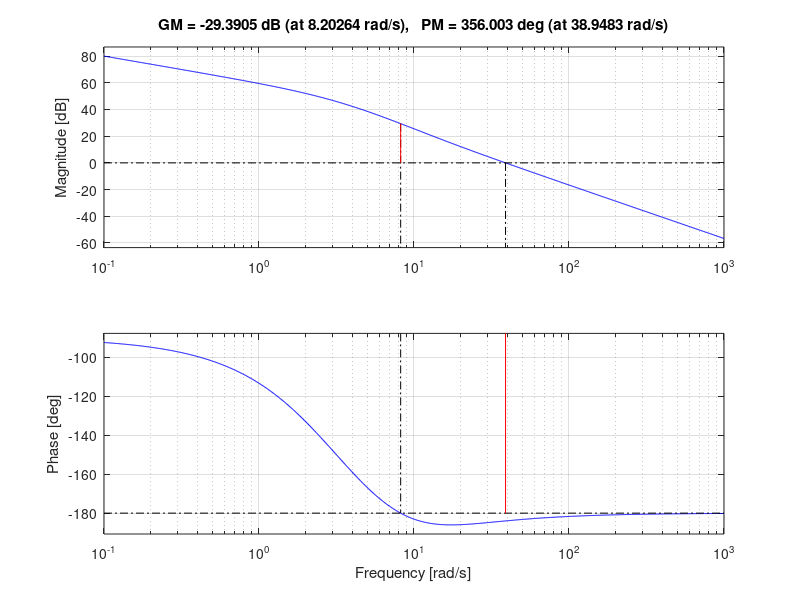
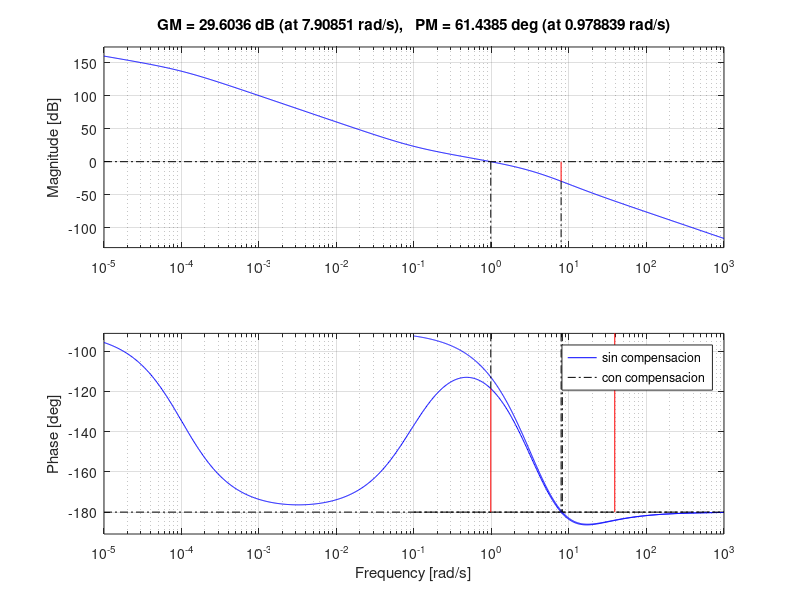

Here is the MATLAB script that generated these plots, in order:
clear all, close all, clc

s=tf('s');

num=(s+10)*(s+11);
den=s*(s+3)*(s+6)*(s+9);

kc=1000*3*6*9/10/11

G=num/den;

OS=10;

psi=log(100/OS)/sqrt(pi^2+log(100/OS)^2);

MFd=100*psi

LA1=kc*G;

figure, margin(LA1)

%%  compensador en atraso

Phi=(MFd+7)-180

wcg=0.977 %1.15 %de la grafica

A=-59.7 % negativo curva debe bajar

alpha=10^(A/20)

T=10/alpha/wcg

K=kc*(alpha*T*s+1)/(T*s+1)

LA=K*G;
LC=feedback(LA,1);
damp(LC)

figure, margin(LA1)
hold on
margin(LA)
legend('sin compensacion','con compensacion')


